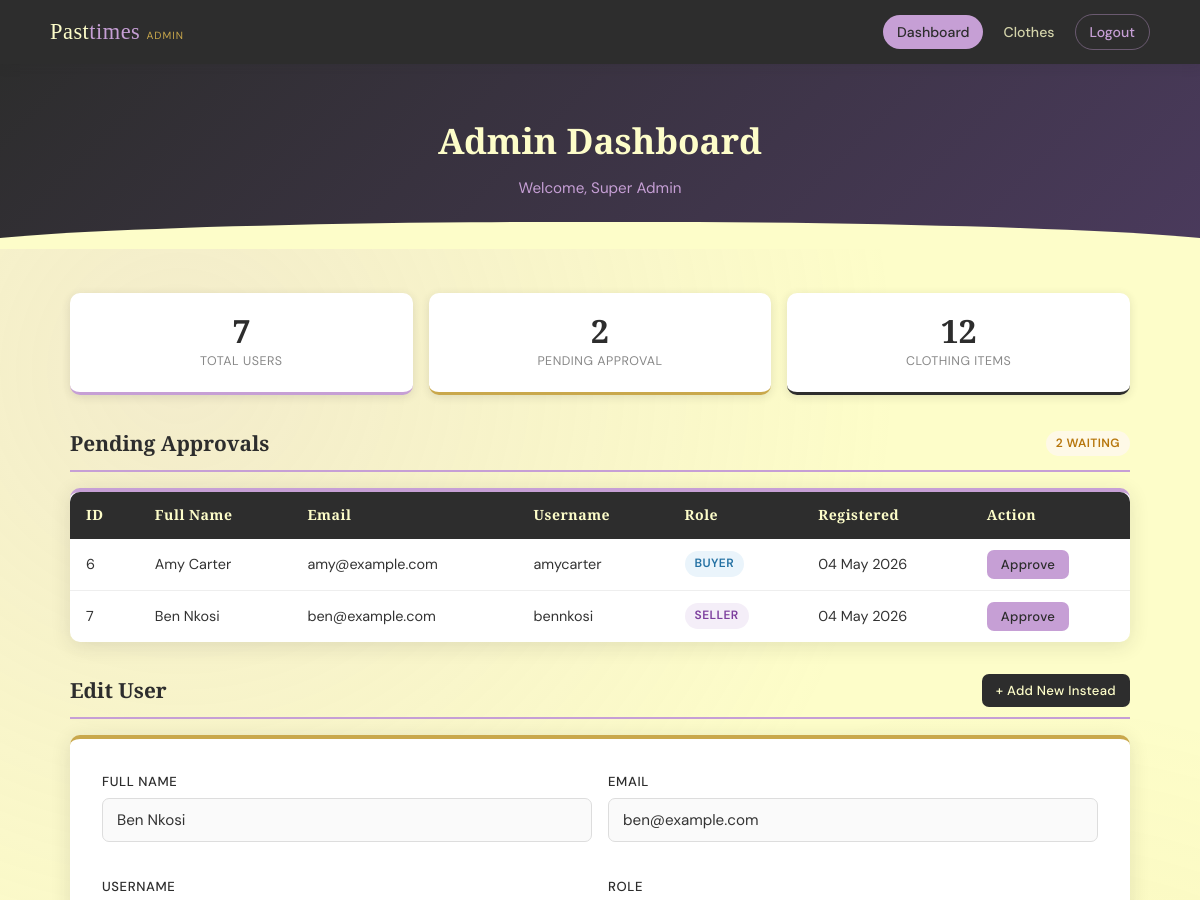
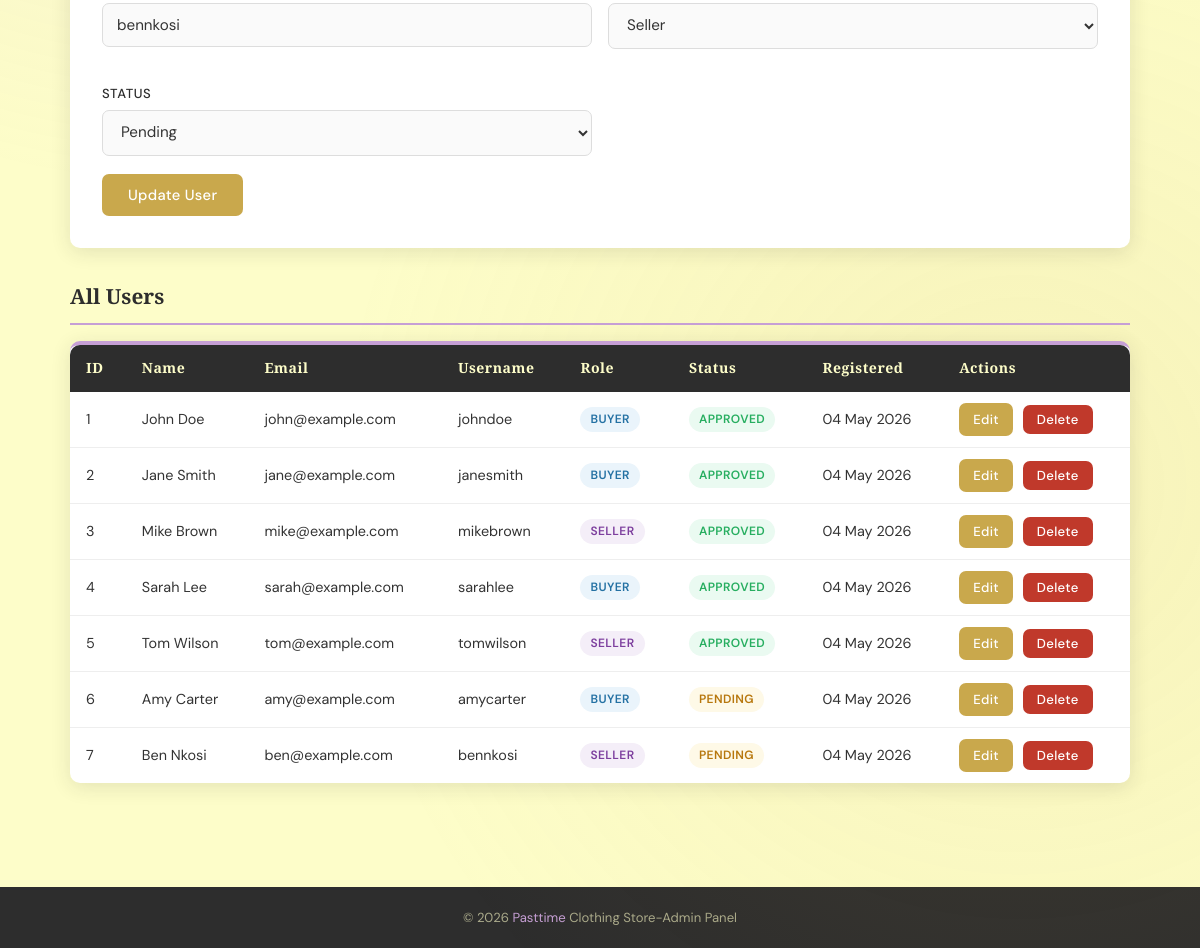
/admin_dashboard.php?edit=7 (signed in), run on the app's committed database (2 pictures, top to bottom).
### tables this page shows
CREATE TABLE tblUser (
    user_id    INT AUTO_INCREMENT PRIMARY KEY,
    full_name  VARCHAR(100)  NOT NULL,
    email      VARCHAR(150)  NOT NULL UNIQUE,
    username   VARCHAR(80)   NOT NULL UNIQUE,
    password   VARCHAR(255)  NOT NULL,
    role       ENUM('buyer','seller') NOT NULL DEFAULT 'buyer',
    status     ENUM('pending','approved') NOT NULL DEFAULT 'pending',
    created_at DATETIME DEFAULT CURRENT_TIMESTAMP
);

### admin_dashboard.php (the view, shortened to what this page needs)
<?php
require_once 'DBConn.php';
$edit_user = null;
if (isset($_GET['edit'])) {
    $uid  = (int)$_GET['edit'];
    $stmt = $conn->prepare("SELECT * FROM tblUser WHERE user_id=?");
    $stmt->bind_param("i", $uid);
    $stmt->execute();
    $edit_user = $stmt->get_result()->fetch_assoc();
}
$pending_result = $conn->query("SELECT * FROM tblUser WHERE status='pending' ORDER BY created_at DESC");
$all_result     = $conn->query("SELECT * FROM tblUser ORDER BY created_at DESC");
$pending_count = $pending_result ? $pending_result->num_rows : 0;
$total_count   = $all_result ? $all_result->num_rows : 0;
$clothes_result = $conn->query("SELECT COUNT(*) AS cnt FROM tblClothes");
$clothes_count  = $clothes_result ? $clothes_result->fetch_assoc()['cnt'] : 0;
$admin_name = htmlspecialchars($_SESSION['admin_full_name']);
?>
<!DOCTYPE html>
<html lang="en">
<head>
    <link rel="stylesheet" href="css/style.css">
</head>
<body>
<header>
    <div class="nav-inner">
        <span class="nav-brand">Past<span>times</span> <small style="font-size:0.65rem;color:var(--gold);font-family:'DM Sans',sans-serif;letter-spacing:1px;">ADMIN</small></span>
        <nav class="nav-links">
            <a href="/pastimes/admin_dashboard.php" class="active">Dashboard</a>
            <a href="/pastimes/clothes.php">Clothes</a>
            <a href="/pastimes/logout.php" class="btn-nav-logout">Logout</a>
        </nav>
    </div>
</header>
<div class="page-hero">
    <h1>Admin Dashboard</h1>
    <p>Welcome, <?php echo $admin_name; ?></p>
</div>
<div class="wrapper">
    <div class="stats-row" style="margin-top: 24px;">
        <div class="stat-card">
            <div class="stat-num"><?php echo $total_count; ?></div>
            <div class="stat-label">Total Users</div>
        </div>
        <div class="stat-card gold">
            <div class="stat-num"><?php echo $pending_count; ?></div>
            <div class="stat-label">Pending Approval</div>
        </div>
        <div class="stat-card dark">
            <div class="stat-num"><?php echo $clothes_count; ?></div>
            <div class="stat-label">Clothing Items</div>
        </div>
    </div>
    <div class="section-head">
        <h2>Pending Approvals</h2>
        <?php if ($pending_count > 0): ?>
            <span class="badge badge-pending"><?php echo $pending_count; ?> waiting</span>
        <?php endif; ?>
    </div>
    <?php
    $pending_result = $conn->query("SELECT * FROM tblUser WHERE status='pending' ORDER BY created_at DESC");
    if (!$pending_result || $pending_result->num_rows === 0):
    ?>
        <div class="msg msg-info">No pending users at this time.</div>
    <?php else: ?>
        <div class="card" style="padding:0;">
            <div class="table-wrap">
                <table>
                    <thead>
                        <tr>
                            <th>ID</th><th>Full Name</th><th>Email</th>
                            <th>Username</th><th>Role</th><th>Registered</th><th>Action</th>
                        </tr>
                    </thead>
                    <tbody>
                    <?php while ($row = $pending_result->fetch_assoc()): ?>
                        <tr>
                            <td><?php echo $row['user_id']; ?></td>
                            <td><?php echo htmlspecialchars($row['full_name']); ?></td>
                            <td><?php echo htmlspecialchars($row['email']); ?></td>
                            <td><?php echo htmlspecialchars($row['username']); ?></td>
                            <td><span class="badge badge-<?php echo $row['role']; ?>"><?php echo ucfirst($row['role']); ?></span></td>
                            <td><?php echo date('d M Y', strtotime($row['created_at'])); ?></td>
                            <td>
                                <form method="POST" style="display:inline;">
                                    <button type="submit" class="btn btn-primary btn-sm">Approve</button>
                                </form>
                            </td>
                        </tr>
                    <?php endwhile; ?>
                    </tbody>
                </table>
            </div>
        </div>
    <?php endif; ?>
    <div class="section-head">
        <h2><?php echo $edit_user ? 'Edit User' : 'Add New User'; ?></h2>
        <?php if ($edit_user): ?>
            <a href="admin_dashboard.php" class="btn btn-sm btn-dark">+ Add New Instead</a>
        <?php endif; ?>
    </div>
    <div class="card <?php echo $edit_user ? 'card-gold' : ''; ?>">
        <form method="POST" action="admin_dashboard.php">
            <div style="display:grid;grid-template-columns:1fr 1fr;gap:16px;">
                <div class="form-group">
                    <label>Full Name</label>
                    <input type="text" name="full_name"
                           value="<?php echo htmlspecialchars($edit_user['full_name'] ?? ''); ?>"
                           placeholder="Full name" required>
                </div>
                <div class="form-group">
                    <label>Email</label>
                    <input type="email" name="email"
                           value="<?php echo htmlspecialchars($edit_user['email'] ?? ''); ?>"
                           placeholder="Email" required>
                </div>
                <div class="form-group">
                    <label>Username</label>
                    <input type="text" name="username"
                           value="<?php echo htmlspecialchars($edit_user['username'] ?? ''); ?>"
                           placeholder="Username" required>
                </div>
                <div class="form-group">
                    <label>Role</label>
                    <select name="role">
                        <option value="seller" <?php echo ($edit_user['role'] ?? '') === 'seller' ? 'selected' : ''; ?>>Seller</option>
                    </select>
                </div>
                <div class="form-group">
                    <label>Status</label>
                    <select name="status">
                        <option value="pending"  <?php echo ($edit_user['status'] ?? '') === 'pending'  ? 'selected' : ''; ?>>Pending</option>
                    </select>
                </div>
            </div>
            <button type="submit" class="btn <?php echo $edit_user ? 'btn-gold' : 'btn-primary'; ?>">
                <?php echo $edit_user ? 'Update User' : 'Add User'; ?>
            </button>
        </form>
    </div>
    <div class="section-head">
        <h2>All Users</h2>
    </div>
    <?php $all_result = $conn->query("SELECT * FROM tblUser ORDER BY created_at DESC"); ?>
    <div class="card" style="padding:0;">
        <div class="table-wrap">
            <table>
                <thead>
                    <tr>
                        <th>ID</th><th>Name</th><th>Email</th><th>Username</th>
                        <th>Role</th><th>Status</th><th>Registered</th><th>Actions</th>
                    </tr>
                </thead>
                <tbody>
                <?php while ($row = $all_result->fetch_assoc()): ?>
                    <tr>
                        <td><?php echo $row['user_id']; ?></td>
                        <td><?php echo htmlspecialchars($row['full_name']); ?></td>
                        <td><?php echo htmlspecialchars($row['email']); ?></td>
                        <td><?php echo htmlspecialchars($row['username']); ?></td>
                        <td><span class="badge badge-<?php echo $row['role']; ?>"><?php echo ucfirst($row['role']); ?></span></td>
                        <td><span class="badge badge-<?php echo $row['status']; ?>"><?php echo ucfirst($row['status']); ?></span></td>
                        <td><?php echo date('d M Y', strtotime($row['created_at'])); ?></td>
                        <td>
                            <div class="flex-gap">
                                <a href="admin_dashboard.php?edit=<?php echo $row['user_id']; ?>"
                                   class="btn btn-gold btn-sm">Edit</a>
                                <form method="POST" onsubmit="return confirm('Delete this user?');" style="display:inline;">
                                    <button type="submit" class="btn btn-danger btn-sm">Delete</button>
                                </form>
                            </div>
                        </td>
                    </tr>
                <?php endwhile; ?>
                </tbody>
            </table>
        </div>
    </div>
</div>
<footer>
    &copy; <?php echo date('Y'); ?> <span>Pasttime</span> Clothing Store-Admin Panel
</footer>
</body>
</html>

### data on the page
tbluser: user_id "6", full_name "Amy Carter", email "amy@example.com", username "amycarter", role "BUYER", created_at "04 May 2026", status "PENDING"
tbluser: user_id "7", full_name "Ben Nkosi", email "ben@example.com", username "bennkosi", role "SELLER", created_at "04 May 2026", role "Seller", status "Pending", status "PENDING"
tbluser: user_id "1", full_name "John Doe", email "john@example.com", username "johndoe", role "BUYER", status "APPROVED", created_at "04 May 2026"
tbluser: user_id "2", full_name "Jane Smith", email "jane@example.com", username "janesmith", role "BUYER", status "APPROVED", created_at "04 May 2026"
tbluser: user_id "3", full_name "Mike Brown", email "mike@example.com", username "mikebrown", role "SELLER", status "APPROVED", created_at "04 May 2026"
tbluser: user_id "4", full_name "Sarah Lee", email "sarah@example.com", username "sarahlee", role "BUYER", status "APPROVED", created_at "04 May 2026"
tbluser: user_id "5", full_name "Tom Wilson", email "tom@example.com", username "tomwilson", role "SELLER", status "APPROVED", created_at "04 May 2026"

### other printed values
$admin_name "Super Admin"
$total_count "7"
$pending_count "2"
$clothes_count "12"
